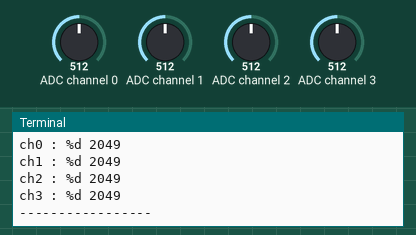
Simulated run of this program. Board: Raspberry Pi (BCM pin numbers). On the bench: the last lines printed to the terminal. The test bench sets the inputs (shaded band); at power-on: ADC channel 0 = 512, ADC channel 1 = 512, ADC channel 2 = 512, ADC channel 3 = 512 (analog values on the 0–1023 scale).

Above: at 1.2 s.
1.3 s: ADC channel 0 set to 716
2.8 s: ADC channel 1 set to 716
At 3.04 s:
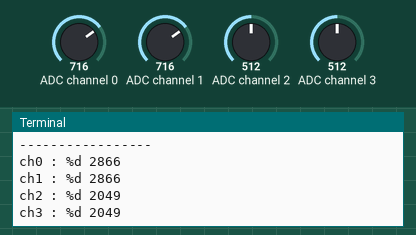
4.3 s: ADC channel 2 set to 716
At 4.46 s:
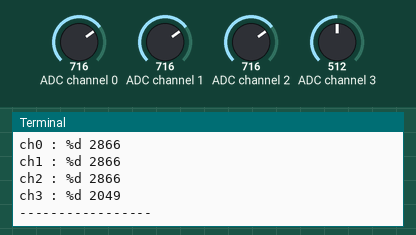
5.8 s: ADC channel 3 set to 716
At 5.88 s:
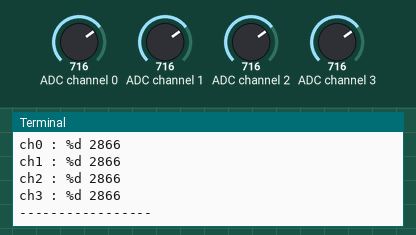
7.3 s: ADC channel 0 set to 992
At 8.51 s:
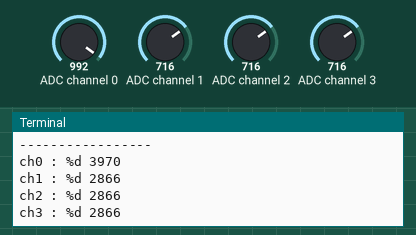
8.8 s: ADC channel 1 set to 992
At 9.32 s:
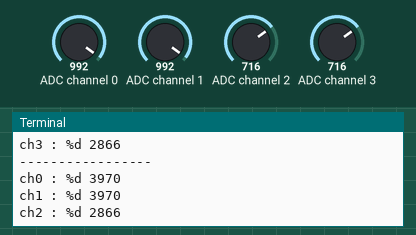
Timing chart, 0 to 11.3 s (numbered marks = the images above; inputs shaded):
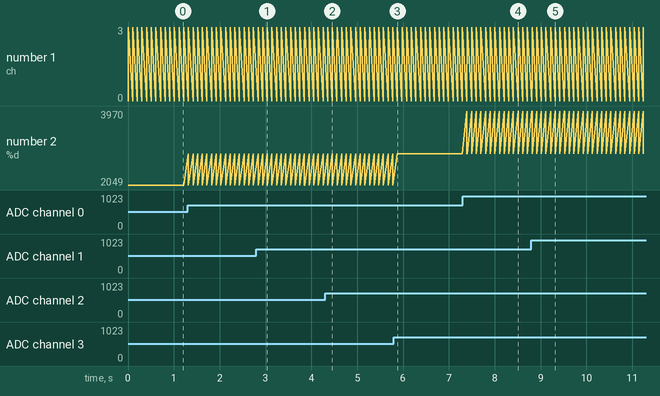

Measured:
- after the input at 2.8 s, the terminal: prints a new line at once (image 1)
- after the input at 4.3 s, the terminal: prints a new line after 0.06 s (image 2)
- after the input at 5.8 s, the terminal: prints a new line after 0.08 s (image 3)
- after the input at 7.3 s, the terminal: prints a new line after 0.09 s (image 4)
- after the input at 8.8 s, the terminal: prints a new line at once (image 5)

The program:

5.adcspi.py
```python
"""
* 라즈베리파이 입출력 키트 추가 ADC 구동 예제 05.adcspi
*
* 본 예제는 MCP3204 ADC IC를 추가로 연결해 아날로그 신호(가변저항 이용)을 입력받아 터미널창에 출력(0~4095, 12bit)해 줍니다.
*
* 사용 소자 : MCP3204 ADC IC, 가변저항
* MCP3204 ADC IC
* VDD(14), VREF(13) : 3.3V | DGND(7), AGND(12) : GND
* CLK(11)    : GPIO 23번 (SPI_CLK)
* DOUT(10)   : GPIO 21번 (SPI_MISO)
* DIN(8)     : GPIO 19번 (SPI_MOSI)
* CS/SHDN(8) : GPIO 24번 (SPI_CE0_N)
* CH0~3(1~4) : ADC 입력
*
* 가변저항
* 양 끝단은 각각 VCC(3.3V)/ GND에 연결, 중앙 핀은 MCP3204의 CHx(1~4) 핀으로 연결해 줍니다.
*
* 라즈베리파이의 SPI 통신 기능을 사용하므로 라즈베리파이 설정(raspi-config)에서 SPI를 Enable 해 주셔야 합니다.
*
* 키트 정보 : https://www.eleparts.co.kr/EPXDTWPM
* MCP3204  : https://www.eleparts.co.kr/EPX3AHC4
* MCP3204 데이터시트 : https://www.farnell.com/datasheets/808967.pdf
"""
# MCP3204/3208, 12bit ADC, SPI

import spidev
import time

spi=spidev.SpiDev()          # SPI 입력을 위해 SpiDev() 사용
spi.open(0,0)
spi.max_speed_hz=1000000
spi.bits_per_word=8


def spi_read(channel=0,sglDiff=1):    # MCP320x SPI 데이터 수신 함수

    if(7 < channel or 0 > channel) or (sglDiff < 0 or sglDiff > 1):
        return -1

    # start High + 4bit 송신, 1clock 후 LOW + 12bit data 수신
    startBit = 0x04
    sglDiff  = sglDiff * 0x02
    D2 = int((channel/4)%2) * 0x01
    D1 = int((channel/2)%2) * 0x80
    D0 = int((channel)%2) * 0x40

    send1 = startBit + sglDiff + D2
    send2 = D1 + D0

    data = spi.xfer2([send1,send2,0,0])
    adcValue = ((data[1] & 0x0F) << 8) + data[2]

    return adcValue


try:
    while 1:

        # ADC 각 채널별로 터미널창에 출력
        print("ch0 : %d", spi_read(0))
        print("ch1 : %d", spi_read(1))
        print("ch2 : %d", spi_read(2))
        print("ch3 : %d", spi_read(3))
        print("-----------------")
        time.sleep(0.1)

finally:
    spi.close()       # SPI 종료
```
